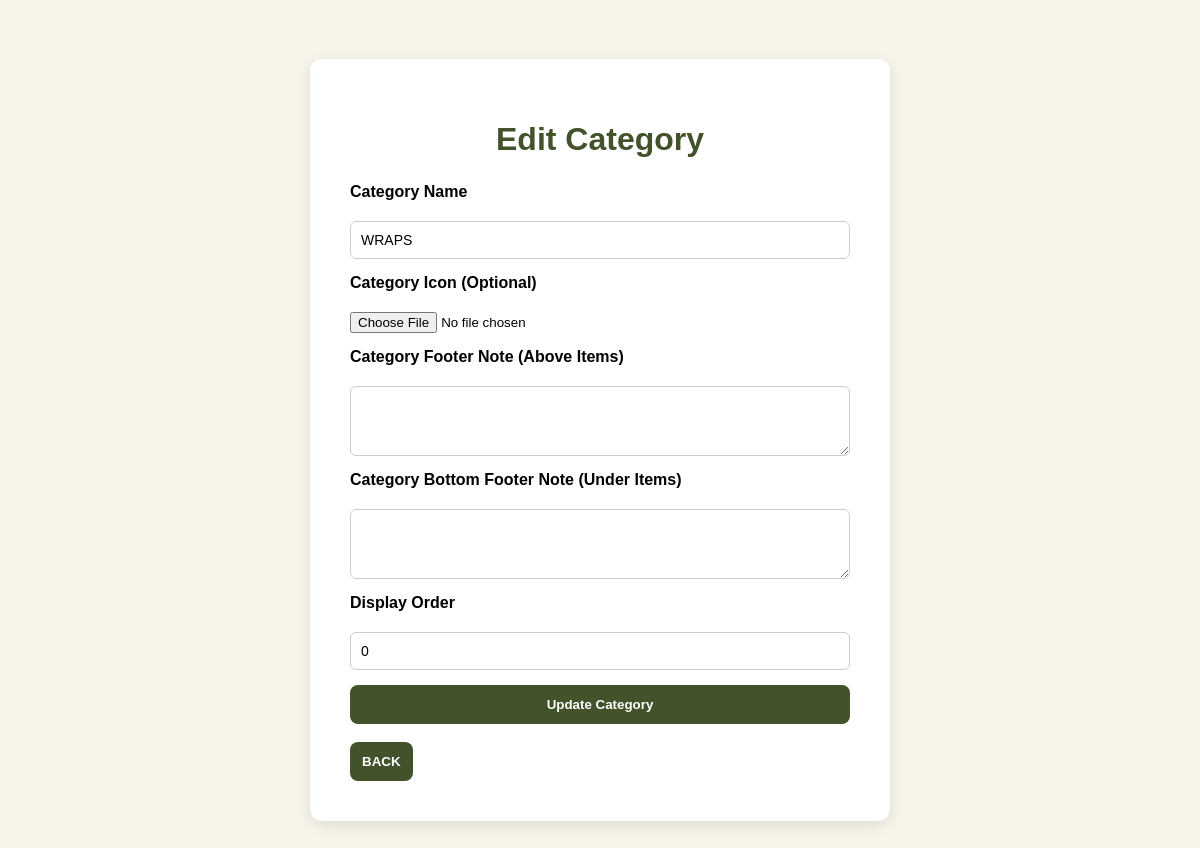
/admin/editCategory.php?category=WRAPS (signed in), run on an earlier commit of the app's database.
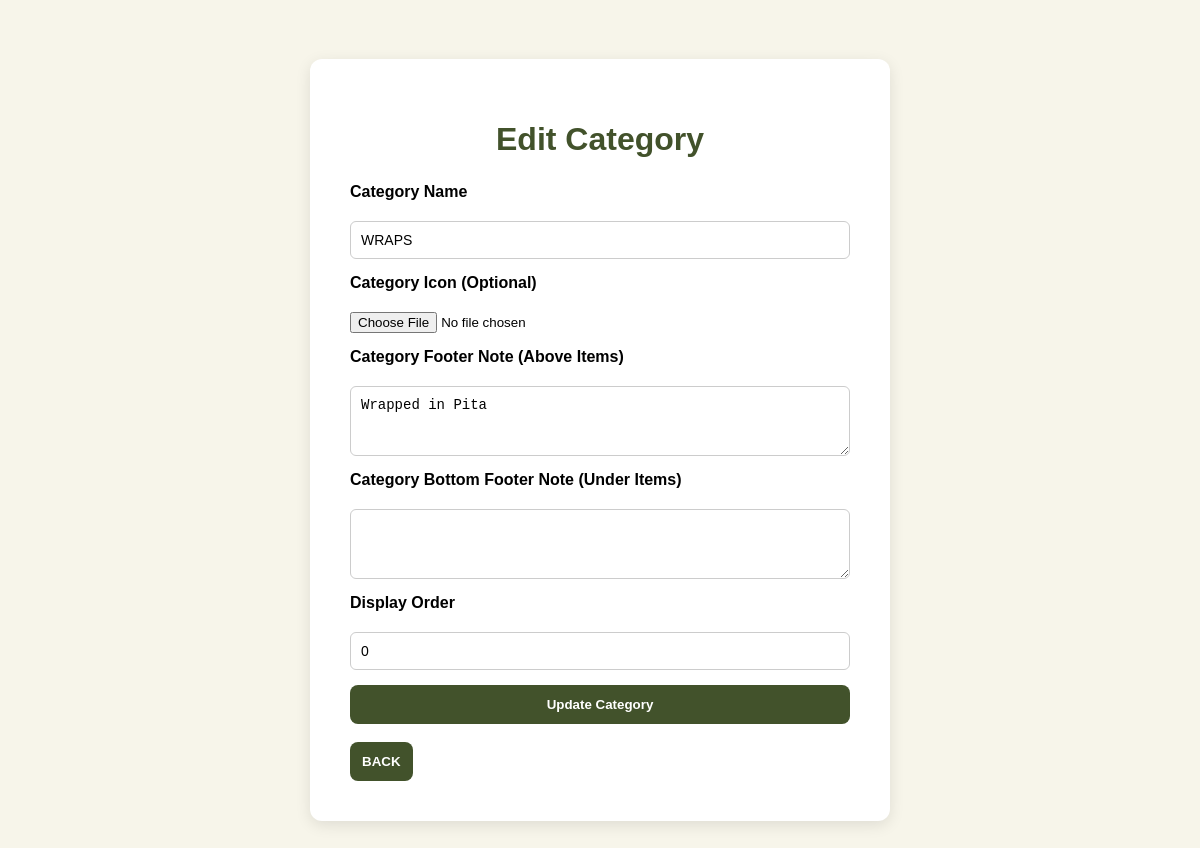
And on a later commit of the database.
### tables this page shows
CREATE TABLE `categories` (
  `cat_id` int(11) NOT NULL,
  `cat_name` text NOT NULL,
  `cat_picture` text NOT NULL,
  `cat_icon` text DEFAULT NULL,
  `Order` int(11) NOT NULL,
  `cat_footer` text DEFAULT NULL,
  `cat_footer_bottom` text DEFAULT NULL
);

### admin/editCategory.php (the view, shortened to what this page needs)
<?php
include "../includes/connection.php";
$row = null;
if (isset($_GET["category"])) {
    $category_name = $_GET["category"];
    $stmt = $conn->prepare("SELECT * FROM categories WHERE cat_name = ?");
    $stmt->bind_param("s", $category_name);
    $stmt->execute();
    $result = $stmt->get_result();
    $row = $result->fetch_assoc();
}
?>
<!DOCTYPE html>
<html lang="en">
<head>
    <link rel="stylesheet" href="../assets/css/admin_form.css">
</head>
<body>
    <div class="form-container">
        <h1>Edit Category</h1>
        <form action="editCategory.php?category=<?php echo urlencode($row['cat_name']); ?>" method="POST" enctype="multipart/form-data">
            <label for="item-name">Category Name</label>
            <input type="text" id="item-name" name="cat-name" value="<?php echo htmlspecialchars($row['cat_name']); ?>" required>
            <label for="cat-icon">Category Icon (Optional)</label>
            <input type="file" name="cat-icon" id="cat-icon">
            <label for="cat_footer">Category Footer Note (Above Items)</label>
            <textarea id="cat_footer" name="cat_footer" rows="3"><?php echo htmlspecialchars($row['cat_footer'] ?? ''); ?></textarea>
            <label for="cat_footer_bottom">Category Bottom Footer Note (Under Items)</label>
            <textarea id="cat_footer_bottom" name="cat_footer_bottom" rows="3"><?php echo htmlspecialchars($row['cat_footer_bottom'] ?? ''); ?></textarea>
            <label for="cat_order">Display Order</label>
            <input type="number" name="cat_order" id="cat_order" value="<?php echo (int)($row['Order'] ?? 0); ?>" min="0" placeholder="0 = first">
            <button type="submit" name="submit" value="submit">Update Category</button>
        </form>
        <br>
        <a href="viewCategories" class="back-link"><button type="button">BACK</button></a>
    </div>
</body>
</html>

What changed in the data, as far as the page shows it:
changed categories "WRAPS": cat_footer (not shown) → "Wrapped in Pita"
